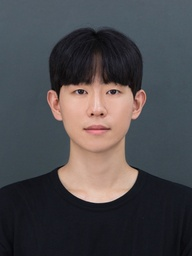
#> input picture junior/1st Semester/Computer Vision/hw2/justin.jpeg, 192 x 256 px, shrunk from 750 x 1000 before the run
$ python hw2.py
#> lines starting #> are read from the running program, lines starting #| are printed output that depends on the picture; long printed decimals are rounded
import numpy as np
import matplotlib.pyplot as plt
import cv2
import math
from PIL import Image

def psnr(img1, img2):
    h, w = img2.shape
    mse = np.mean((img1[:h, :w] - img2)**2)

    return 10*math.log10( (255 - 0)**2 / mse )

def filtering(image, kernel):
    m, n = kernel.shape
    y, x = image.shape
    y = y - m + 1
    x = x - m + 1
    new_image = np.zeros((y, x))
    for i in range(y):
        for j in range(x):
            new_image[i][j] = np.sum(image[i:i+m, j:j+m] * kernel)

    return new_image

def hw2_1(img):

    def mean_filter(k):
        return (1 / (k)**2 ) * np.ones((k, k))


    mu, sigma = 0, 50
    noise = np.random.normal(mu, sigma, img.shape)
    img_noise = img.copy() + noise
    img_noise = np.clip(img_noise, 0, 255).astype(np.uint8)
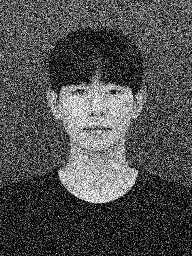
#> img_noise: shape (256, 192); min 0, max 255, mean 77.5
    cv2.imwrite('justin_noise.jpeg', img_noise)

    mean_3 = filtering(img_noise, mean_filter(3))
    mean_5 = filtering(img_noise, mean_filter(5))
#> after the loop in filtering (call 2), `for i in range(y):`:
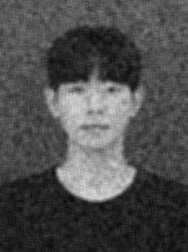
#> new_image: shape (252, 188) float64; min 9.44, max 217.3, mean 78
    mean_7 = filtering(img_noise, mean_filter(7))

    plt.figure(figsize=(6, 12))
    plt.subplot(131), plt.imshow(mean_3, cmap='gray'), plt.title('3x3 mean')
    plt.subplot(132), plt.imshow(mean_5, cmap='gray'), plt.title('5x5 mean')
    plt.subplot(133), plt.imshow(mean_7, cmap='gray'), plt.title('7x7 mean')
    plt.show()
    plt.savefig('justin_mean_filters.jpeg',  dpi=200)

    psnr_3 = psnr(img_noise, mean_3)
#> in psnr, `mse = np.mean((img1[:h, :w] - img2)**2)`: mse = 1757.4
#> psnr_3 = 15.68
    psnr_5 = psnr(img_noise, mean_5)
#> psnr_5 = 15.15
    psnr_7 = psnr(img_noise, mean_7)
#> psnr_7 = 14.86

    print(f"PSNR for 3x3 mean filtered noisy image : {psnr_3}\nPSNR for 5x5 mean filtered noisy image : {psnr_5}\nPSNR for 7x7 mean filtered noisy image : {psnr_7}")
#| PSNR for 3x3 mean filtered noisy image : 15.682
#| PSNR for 5x5 mean filtered noisy image : 15.146
#| PSNR for 7x7 mean filtered noisy image : 14.859

def hw2_2(img):
    def sharp_filter(k):
        e = np.zeros((k, k))
        e[k//2, k//2] = 2

        return e - (1/(k**2)) * (np.ones((k, k)))

    sharp_3 = filtering(img, sharp_filter(3))
    sharp_5 = filtering(img, sharp_filter(5))
#> after the loop in filtering (call 5), `for i in range(y):`:
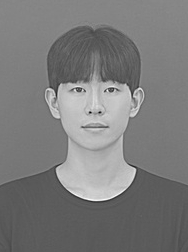
#> new_image: shape (252, 188) float64; min -123.2, max 284.6, mean 74.5; drawn with min black and max white
    sharp_7 = filtering(img, sharp_filter(7))

    plt.figure(figsize=(6, 12))
    plt.subplot(131), plt.imshow(sharp_3, cmap='gray'), plt.title('3x3 unsharp')
    plt.subplot(132), plt.imshow(sharp_5, cmap='gray'), plt.title('5x5 unsharp')
    plt.subplot(133), plt.imshow(sharp_7, cmap='gray'), plt.title('7x7 unsharp')
    plt.show()
    plt.savefig('justin_unsharp_filters.jpeg',  dpi=200)


def hw2_3(img):

    def stretch_func(u):
        if u < 100:
            return (0.8) * u

        elif 100 <= u < 200:
            return 1.5*(u-100) + 80

        else:
            return (25/55) * (u-200) + 230

    def contrast_stretch(img):

        vec_func = np.vectorize(stretch_func)
        return vec_func(img.copy())

    def gamma_correction(img):
        gamma = 2.20
        new_img = (img.copy()).astype(np.float32)
        new_img = (((new_img / 255)) ** (2.20)) * 255
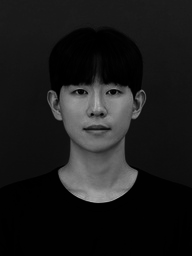
#> new_img: shape (256, 192) float32; min 0.00129, max 177, mean 27.1
        return new_img.astype(np.uint8)

    stretched_img = contrast_stretch(img)
    gamma_corrected_img = gamma_correction(img)

    plt.figure(figsize=(6, 12))
    plt.subplot(131), plt.imshow(img, cmap='gray'), plt.title('orig')
    plt.subplot(132), plt.imshow(stretched_img, cmap='gray'), plt.title('contrasting stretching')
    plt.subplot(133), plt.imshow(gamma_corrected_img, cmap='gray'), plt.title('gamma correction')
    plt.show()
    plt.savefig('justin_contrast_stretched.jpeg',  dpi=200)


def hw2_4(img):
    def histogram_equalization(img):

        histo, bins = np.histogram(img.flatten(), 256, [0, 256])
#> histo = 256 values, max 3130 at index 24, min 0 at index 0, mean 192; bins = 257 values from 0 to 256
        cdf = histo.cumsum()
#> cdf = 256 values from 0 to 49152

        func = (255 * (cdf / cdf[-1])).astype(np.uint8)
#> func = 256 values from 0 to 255
        img_equalized = img.copy()
        for i in range(img.shape[0]):
            for j in range(img.shape[1]):
                img_equalized[i, j] = func[int(img[i, j])]
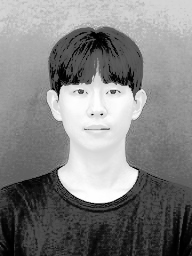
#> img_equalized: shape (256, 192) float64; min 0, max 255, mean 129.9


        cv2.imwrite('justin_equalized.jpeg', img_equalized)
        histo_after = np.histogram(img_equalized.flatten(), 256, [0, 256])

        bin_centers = 0.5 * (bins[:-1] + bins[1:])
#> bin_centers = 256 values from 0.5 to 255.5

        plt.figure(figsize=(10, 6))
        plt.subplot(131)
        plt.imshow(img_equalized, cmap='gray')
        plt.title('Equalized Image')
        plt.axis('off')

        plt.subplot(132)
        plt.bar(bin_centers, histo, width=1.0, color='b', label='Hist of Original Img')
        plt.plot(histo.cumsum(), color='orange', label='CDF of Original Img')
        plt.legend(loc='upper right')
        plt.title('Original Histogram')

        plt.subplot(133)
        plt.bar(bin_centers, histo_after[0], width=1.0, color='b', label='Hist of Equalized Img')
        plt.plot(histo_after[0].cumsum(), color='orange', label='CDF of Equalized Img')
        plt.legend(loc='upper right')
        plt.title('Equalized Histogram')

        plt.tight_layout()
        plt.show()
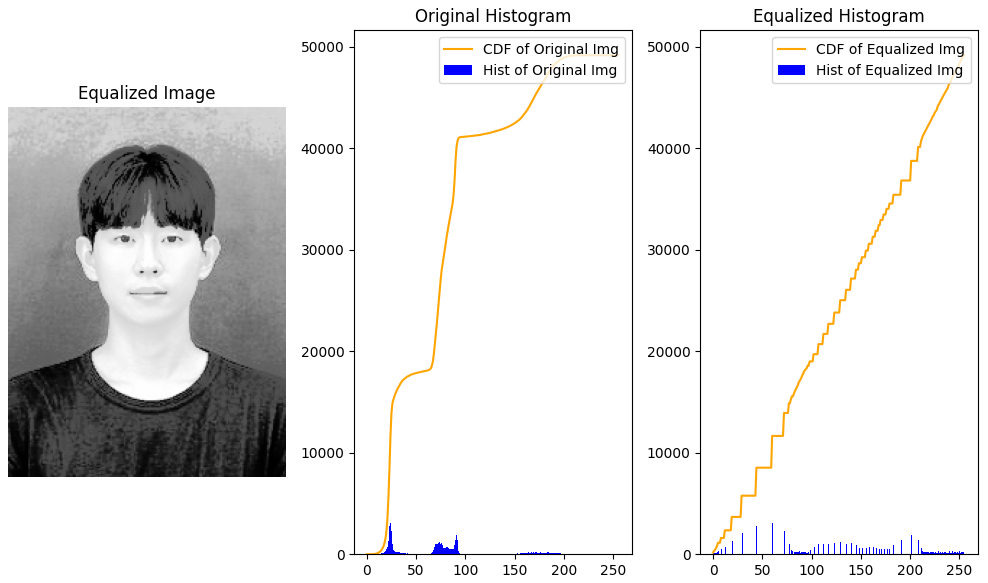
#> figure drawn by matplotlib, 3 panels; panel 2: tallest bar 3130 high, from x = 24 to 25; panel 2: curve peaks at x = 216, y = 49152; panel 3: tallest bar 3130 high, from x = 60 to 61; panel 3: curve peaks at x = 255, y = 49152
        plt.savefig('justin_histo_equalization.jpeg', dpi=200)


    histogram_equalization(img)

def hw2_5(img):

    print(img.shape)
#| (256, 192)
    image_downsampled = Image.fromarray(img).resize((img.shape[1]//4, img.shape[0]//4), Image.NEAREST)
    print(np.array(image_downsampled).shape)
#| (64, 48)
    img_nearest = image_downsampled.resize((img.shape[1], img.shape[0]), Image.NEAREST)
    print(np.array(img_nearest).shape)
#| (256, 192)
    img_bilinear = image_downsampled.resize((img.shape[1], img.shape[0]), Image.BILINEAR)
    img_bicubic = image_downsampled.resize((img.shape[1], img.shape[0]), Image.BICUBIC)

    plt.figure(figsize=(6, 12))
    plt.subplot(141), plt.imshow(img, cmap='gray'), plt.title('Original image')
    plt.subplot(142), plt.imshow(img_nearest, cmap='gray'), plt.title('Nearest')
    plt.subplot(143), plt.imshow(img_bilinear, cmap='gray'), plt.title('Bilinear')
    plt.subplot(144), plt.imshow(img_bicubic, cmap='gray'), plt.title('Bicubic')
    plt.show()
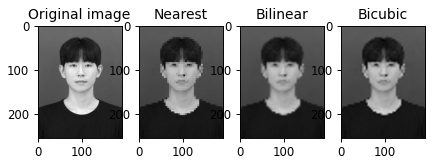
#> figure drawn by matplotlib, 4 panels
    plt.savefig('justin_reconstructed.jpeg',  dpi=200)


    psnr_nearest = psnr(img, np.array(img_nearest).astype(np.float64))
#> psnr_nearest = 26.56
    psnr_bilinear = psnr(img, np.array(img_bilinear).astype(np.float64))
#> psnr_bilinear = 29.05
    psnr_bicubic = psnr(img, np.array(img_bicubic).astype(np.float64))
#> psnr_bicubic = 28.96
    print(f"PSNR for upsampled image by nearest : {psnr_nearest}\nPSNR for upsampled image by bilinear : {psnr_bilinear}\nPSNR for upsampled image by bicubic : {psnr_bicubic}")
#| PSNR for upsampled image by nearest : 26.562
#| PSNR for upsampled image by bilinear : 29.050
#| PSNR for upsampled image by bicubic : 28.964

if __name__ == '__main__':
    img = cv2.imread('justin.jpeg', cv2.IMREAD_GRAYSCALE).astype(np.float64)
    np.random.seed(7)

    hw2_1(img)
    hw2_2(img)
    hw2_3(img)
    hw2_4(img)
    hw2_5(img)
